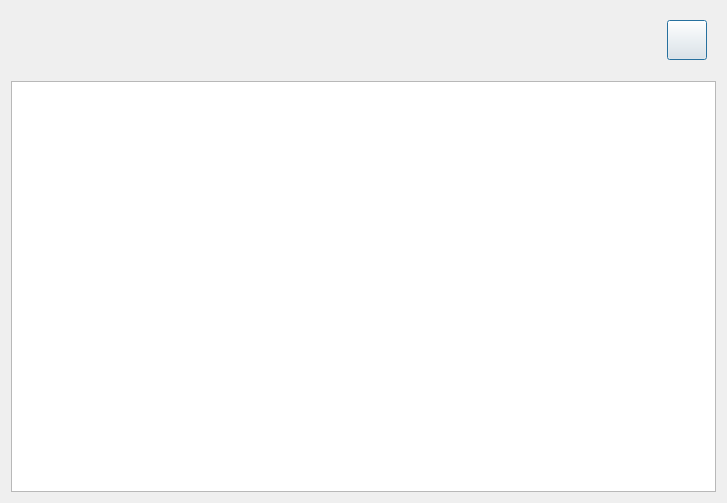
<?xml version="1.0" encoding="UTF-8"?>
<ui version="4.0">
 <class>Dialog</class>
 <widget class="QDialog" name="Dialog">
  <property name="geometry">
   <rect>
    <x>0</x>
    <y>0</y>
    <width>727</width>
    <height>503</height>
   </rect>
  </property>
  <property name="windowTitle">
   <string>Dialog</string>
  </property>
  <layout class="QVBoxLayout" name="verticalLayout">
   <item>
    <widget class="QWidget" name="widget" native="true">
     <layout class="QHBoxLayout" name="horizontalLayout">
      <property name="bottomMargin">
       <number>15</number>
      </property>
      <item>
       <widget class="QLabel" name="proc_title">
        <property name="text">
         <string/>
        </property>
        <property name="alignment">
         <set>Qt::AlignCenter</set>
        </property>
        <property name="class" stdset="0">
         <string>procdialog_proc_title</string>
        </property>
       </widget>
      </item>
      <item>
       <widget class="QPushButton" name="close_btn">
        <property name="sizePolicy">
         <sizepolicy hsizetype="Fixed" vsizetype="Fixed">
          <horstretch>0</horstretch>
          <verstretch>0</verstretch>
         </sizepolicy>
        </property>
        <property name="minimumSize">
         <size>
          <width>40</width>
          <height>40</height>
         </size>
        </property>
        <property name="maximumSize">
         <size>
          <width>40</width>
          <height>40</height>
         </size>
        </property>
        <property name="text">
         <string/>
        </property>
        <property name="class" stdset="0">
         <string>procdialog_close_btn</string>
        </property>
       </widget>
      </item>
     </layout>
    </widget>
   </item>
   <item>
    <widget class="QTableView" name="proc_dialog_table">
     <property name="editTriggers">
      <set>QAbstractItemView::NoEditTriggers</set>
     </property>
     <property name="selectionMode">
      <enum>QAbstractItemView::SingleSelection</enum>
     </property>
     <property name="selectionBehavior">
      <enum>QAbstractItemView::SelectRows</enum>
     </property>
     <property name="textElideMode">
      <enum>Qt::ElideNone</enum>
     </property>
     <property name="showGrid">
      <bool>false</bool>
     </property>
     <property name="wordWrap">
      <bool>true</bool>
     </property>
     <attribute name="horizontalHeaderVisible">
      <bool>false</bool>
     </attribute>
     <attribute name="horizontalHeaderStretchLastSection">
      <bool>true</bool>
     </attribute>
     <attribute name="verticalHeaderVisible">
      <bool>false</bool>
     </attribute>
    </widget>
   </item>
  </layout>
 </widget>
 <resources/>
 <connections/>
</ui>
